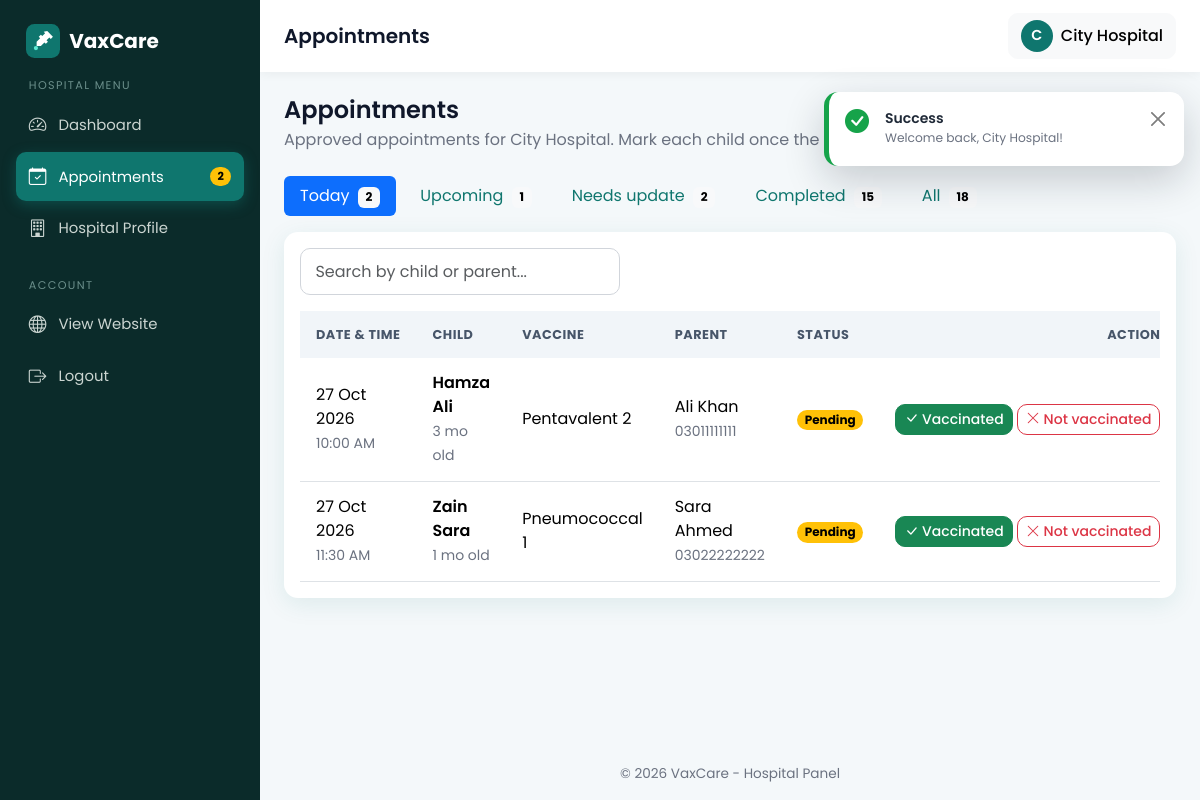
The page /hospital/appointments.php (signed in) on the database its author committed.
### tables this page shows
CREATE TABLE hospitals (
  id INT AUTO_INCREMENT PRIMARY KEY,
  user_id INT NULL,                          
  hospital_name VARCHAR(150) NOT NULL,
  address VARCHAR(255) NOT NULL,
  location VARCHAR(100) NOT NULL,            
  phone VARCHAR(20),
  license_no VARCHAR(60) NULL,                       
  created_at TIMESTAMP DEFAULT CURRENT_TIMESTAMP,
  FOREIGN KEY (user_id) REFERENCES users(id) ON DELETE SET NULL
);

CREATE TABLE bookings (
  id INT AUTO_INCREMENT PRIMARY KEY,
  child_id INT NOT NULL,
  parent_id INT NOT NULL,
  hospital_id INT NOT NULL,
  vaccine_id INT NOT NULL,
  appointment_date DATE NOT NULL,
  appointment_time TIME NOT NULL,
  approval_status ENUM('pending','approved','rejected') NOT NULL DEFAULT 'pending',
  vaccination_status ENUM('pending','vaccinated','not_vaccinated') NOT NULL DEFAULT 'pending',
  created_at TIMESTAMP DEFAULT CURRENT_TIMESTAMP,
  FOREIGN KEY (child_id)    REFERENCES children(id)  ON DELETE CASCADE,
  FOREIGN KEY (parent_id)   REFERENCES users(id)     ON DELETE CASCADE,
  FOREIGN KEY (hospital_id) REFERENCES hospitals(id) ON DELETE CASCADE,
  FOREIGN KEY (vaccine_id)  REFERENCES vaccines(id)  ON DELETE CASCADE
);

CREATE TABLE children (
  id INT AUTO_INCREMENT PRIMARY KEY,
  parent_id INT NOT NULL,
  name VARCHAR(100) NOT NULL,
  dob DATE NOT NULL,
  gender ENUM('male','female') NOT NULL,
  blood_group VARCHAR(5),
  created_at TIMESTAMP DEFAULT CURRENT_TIMESTAMP,
  FOREIGN KEY (parent_id) REFERENCES users(id) ON DELETE CASCADE
);

CREATE TABLE vaccines (
  id INT AUTO_INCREMENT PRIMARY KEY,
  vaccine_name VARCHAR(120) NOT NULL,
  description VARCHAR(255),
  recommended_age VARCHAR(50),               
  recommended_age_days INT NOT NULL DEFAULT 0,
  availability ENUM('available','unavailable') NOT NULL DEFAULT 'available'
);

CREATE TABLE users (
  id INT AUTO_INCREMENT PRIMARY KEY,
  name VARCHAR(100) NOT NULL,
  email VARCHAR(120) NOT NULL UNIQUE,
  password VARCHAR(255) NOT NULL,           
  phone VARCHAR(20),
  role ENUM('admin','parent','hospital') NOT NULL,
  status ENUM('active','pending','disabled') NOT NULL DEFAULT 'active',   
  failed_logins INT NOT NULL DEFAULT 0,                                   
  locked_until DATETIME NULL,                                             
  city VARCHAR(80) NULL,                                                  
  address VARCHAR(255) NULL,                                              
  created_at TIMESTAMP DEFAULT CURRENT_TIMESTAMP
);

### hospital/appointments.php (the view, shortened to what this page needs)
<?php
require_once __DIR__ . '/../config/db.php';
$hospital = require_hospital($pdo);
$hid      = (int)$hospital['id'];
$today    = date('Y-m-d');
$views = [
    'today'     => 'Today',
    'upcoming'  => 'Upcoming',
    'update'    => 'Needs update',
    'completed' => 'Completed',
    'all'       => 'All',
];
$view = array_key_exists($_GET['view'] ?? '', $views) ? $_GET['view'] : 'today';
$stmt = $pdo->prepare(
    "SELECT COALESCE(SUM(b.appointment_date = ?), 0)                                        AS today,
            COALESCE(SUM(b.appointment_date > ?  AND b.vaccination_status = 'pending'), 0)  AS upcoming,
            COALESCE(SUM(b.appointment_date <= ? AND b.vaccination_status = 'pending'), 0)  AS needs_update,
            COALESCE(SUM(b.vaccination_status <> 'pending'), 0)                             AS completed,
            COUNT(*)                                                                        AS total
     FROM bookings b
     WHERE b.hospital_id = ? AND b.approval_status = 'approved'"
);
$stmt->execute([$today, $today, $today, $hid]);
$c = $stmt->fetch();
$counts = ['today' => $c['today'], 'upcoming' => $c['upcoming'], 'update' => $c['needs_update'],
           'completed' => $c['completed'], 'all' => $c['total']];
$sql = "SELECT b.id, b.appointment_date, b.appointment_time, b.vaccination_status,
               c.name AS child_name, c.dob, v.vaccine_name, u.name AS parent_name, u.phone AS parent_phone
        FROM bookings b
        JOIN children c ON c.id = b.child_id
        JOIN vaccines v ON v.id = b.vaccine_id
        JOIN users    u ON u.id = b.parent_id
        WHERE b.hospital_id = ? AND b.approval_status = 'approved'";
$params = [$hid];
$order  = ' ORDER BY b.appointment_date ASC, b.appointment_time ASC';
if ($view === 'today') {
    $sql .= ' AND b.appointment_date = ?';                                       $params[] = $today;
} elseif ($view === 'upcoming') {
    $sql .= " AND b.appointment_date > ? AND b.vaccination_status = 'pending'";  $params[] = $today;
} elseif ($view === 'update') {
    $sql .= " AND b.appointment_date <= ? AND b.vaccination_status = 'pending'"; $params[] = $today;
} elseif ($view === 'completed') {
    $sql  .= " AND b.vaccination_status <> 'pending'";
    $order = ' ORDER BY b.appointment_date DESC, b.appointment_time DESC';
} else {
    $order = ' ORDER BY b.appointment_date DESC, b.appointment_time DESC';
}
$stmt = $pdo->prepare($sql . $order);
$stmt->execute($params);
$appointments = $stmt->fetchAll();
require_once __DIR__ . '/../includes/hospital_header.php';
?>
<div class="mb-4">
  <h4 class="mb-1">Appointments</h4>
  <p class="text-muted mb-0">Approved appointments for <?= e($hospital['hospital_name']) ?>. Mark each child once the vaccine is given.</p>
</div>
<ul class="nav nav-pills mb-3 gap-2">
  <?php foreach ($views as $key => $label): ?>
    <li class="nav-item">
      <a class="nav-link <?= $view === $key ? 'active' : '' ?>" href="?view=<?= $key ?>">
        <?= $label ?> <span class="badge text-bg-light ms-1"><?= (int)$counts[$key] ?></span>
      </a>
    </li>
  <?php endforeach; ?>
</ul>
<div class="card">
  <div class="card-body">
    <input type="search" class="form-control mb-3" style="max-width: 320px;"
           placeholder="Search by child or parent..." data-table-search="#apptTable">
    <div class="table-responsive">
      <table class="table table-hover table-stack mb-0" id="apptTable">
        <thead>
          <tr><th>Date &amp; Time</th><th>Child</th><th>Vaccine</th><th>Parent</th><th>Status</th><th class="text-end">Action</th></tr>
        </thead>
        <tbody>
          <?php foreach ($appointments as $a): ?>
            <tr>
              <td data-label="Date &amp; Time">
                <div><?= format_date($a['appointment_date']) ?></div>
                <small class="text-muted"><?= date('h:i A', strtotime($a['appointment_time'])) ?></small>
              </td>
              <td data-label="Child">
                <div class="fw-semibold"><?= e($a['child_name']) ?></div>
                <small class="text-muted"><?= e(child_age($a['dob'])) ?> old</small>
              </td>
              <td data-label="Vaccine"><?= e($a['vaccine_name']) ?></td>
              <td data-label="Parent">
                <div><?= e($a['parent_name']) ?></div>
                <small class="text-muted"><?= e($a['parent_phone']) ?></small>
              </td>
              <td data-label="Status"><?= status_badge($a['vaccination_status']) ?></td>
              <td class="text-end text-nowrap">
                <?php if ($a['vaccination_status'] !== 'pending'): ?>
                  <small class="text-muted"><i class="bi bi-lock me-1"></i>Recorded</small>
                <?php elseif ($a['appointment_date'] > $today): ?>
                  <small class="text-muted">Opens on appointment day</small>
                <?php else: ?>
                  <form method="post" action="<?= BASE_URL ?>/hospital/update_status.php" class="d-inline">
                    <button type="submit" class="btn btn-sm btn-success"
                            data-confirm="Mark <?= e($a['child_name']) ?> as VACCINATED? This cannot be undone.">
                      <i class="bi bi-check-lg"></i> Vaccinated
                    </button>
                  </form>
                  <form method="post" action="<?= BASE_URL ?>/hospital/update_status.php" class="d-inline">
                    <button type="submit" class="btn btn-sm btn-outline-danger"
                            data-confirm="Mark <?= e($a['child_name']) ?> as NOT vaccinated? This cannot be undone.">
                      <i class="bi bi-x-lg"></i> Not vaccinated
                    </button>
                  </form>
                <?php endif; ?>
              </td>
            </tr>
          <?php endforeach; ?>
        </tbody>
      </table>
    </div>
  </div>
</div>
<?php require_once __DIR__ . '/../includes/hospital_footer.php'; ?>

### includes/functions.php (shortened to what this page needs)
<?php
function e($text)
{
    return htmlspecialchars((string)$text, ENT_QUOTES, 'UTF-8');
}
function format_date($date)
{
    return $date ? date('d M Y', strtotime($date)) : '-';
}
function status_badge($status)
{
    $map = [
        'pending'        => ['warning', 'Pending'],
        'approved'       => ['success', 'Approved'],
        'rejected'       => ['danger',  'Rejected'],
        'vaccinated'     => ['success', 'Vaccinated'],
        'not_vaccinated' => ['secondary', 'Not Vaccinated'],
        'available'      => ['success', 'Available'],
        'unavailable'    => ['danger',  'Unavailable'],
        'active'         => ['success', 'Active'],
        'disabled'       => ['danger',  'Disabled'],
        'verified'       => ['success', 'Verified'],
    ];
    [$color, $label] = $map[$status] ?? ['secondary', ucfirst($status)];
    return '<span class="badge rounded-pill text-bg-' . $color . '">' . $label . '</span>';
}
function asset($path)
{
    $path = ltrim($path, '/');
    $file = __DIR__ . '/../assets/' . $path;
    $version = file_exists($file) ? filemtime($file) : time();
    return BASE_URL . '/assets/' . $path . '?v=' . $version;
}
function child_age($dob)
{
    $diff = (new DateTime($dob))->diff(new DateTime('today'));
    if ($diff->m >= 1) return $diff->m . ' mo';
    return $diff->d . ' days';
}
function require_hospital(PDO $pdo)
{
    $stmt = $pdo->prepare('SELECT * FROM hospitals WHERE user_id = ?');
    $stmt->execute([$_SESSION['user_id']]);
    $hospital = $stmt->fetch();
    return $hospital;
}
function vendor($local, $cdn)
{
    $file = __DIR__ . '/../assets/vendor/' . $local;
    return is_file($file) ? BASE_URL . '/assets/vendor/' . $local : $cdn;
}
function head_assets()
{
    echo '<link href="' . vendor('bootstrap/bootstrap.min.css', 'https://cdn.jsdelivr.net/npm/bootstrap@5.3.3/dist/css/bootstrap.min.css') . '" rel="stylesheet">' . "\n  ";
    echo '<link href="' . vendor('bootstrap-icons/bootstrap-icons.css', 'https://cdn.jsdelivr.net/npm/bootstrap-icons@1.11.3/font/bootstrap-icons.css') . '" rel="stylesheet">' . "\n  ";
    echo '<link href="' . asset('css/style.css') . '" rel="stylesheet">' . "\n";
}
function render_flash($flash)
{
    $types = [
        'success' => ['bi-check-circle-fill',         'Success'],
        'danger'  => ['bi-x-octagon-fill',            'Error'],
        'warning' => ['bi-exclamation-triangle-fill', 'Attention'],
        'info'    => ['bi-info-circle-fill',          'Info'],
    ];
    $type = isset($types[$flash['type']]) ? $flash['type'] : 'info';
    [$icon, $title] = $types[$type];
    return '<div class="toast-container toast-pos position-fixed end-0 p-3">'
         . '<div class="toast toast-vax toast-' . $type . '" role="alert" aria-live="assertive" aria-atomic="true">'
         .   '<div class="d-flex align-items-start gap-3 p-3">'
         .     '<i class="bi ' . $icon . ' toast-ico"></i>'
         .     '<div class="flex-fill"><div class="fw-semibold">' . $title . '</div>'
         .     '<div class="small text-muted">' . e($flash['message']) . '</div></div>'
         .     '<button type="button" class="btn-close" data-bs-dismiss="toast" aria-label="Close"></button>'
         .   '</div>'
         .   '<div class="bar"></div>'
         . '</div></div>';
}

### assets/css/style.css (style rules this page uses)
:root { --brand: #0f766e; --brand-dark: #115e59; --brand-light: #ccfbf1; --accent: #2563eb; --bg: #f4f8fa; --text: #1f2937; --muted: #6b7280; --radius: 14px; --shadow: 0 6px 24px rgba(15, 118, 110, 0.10); --bs-primary: #0f766e; --bs-primary-rgb: 15, 118, 110; --bs-link-color: #0f766e; --bs-link-hover-color: #115e59; --bs-body-font-family: 'Poppins', system-ui, sans-serif; --bs-body-color: var(--text); }
html { scroll-behavior: smooth; }
body { font-family: 'Poppins', system-ui, sans-serif; background: var(--bg); color: var(--text); min-height: 100vh; display: flex; flex-direction: column; }
h1, h2, h3, h4, h5, h6 { font-weight: 600; color: #0f172a; }
.text-muted { color: var(--muted) !important; }
.btn { border-radius: 10px; font-weight: 500; transition: all .2s ease; }
.card { border: 0; border-radius: var(--radius); box-shadow: var(--shadow); }
.form-control, .form-select { border-radius: 10px; padding: .65rem .9rem; border: 1px solid #d1d5db; }
.table thead th { background: #f1f5f9; font-size: .8rem; text-transform: uppercase; letter-spacing: .04em; color: #475569; border-bottom: 0; white-space: nowrap; }
.table > :not(caption) > * > * { padding: .85rem 1rem; vertical-align: middle; }
body.admin-body { display: block; background: var(--bg); }
:root { --bs-primary-bg-subtle: #ccfbf1; --bs-primary-text-emphasis: #0f766e; }
html { scroll-padding-top: 80px; }
.toast-pos { top: 76px; z-index: 1100; }
.toast-vax { width: 360px; max-width: calc(100vw - 2rem); border: 0; border-radius: 14px; background: #fff; box-shadow: 0 14px 40px rgba(15,23,42,.20); overflow: hidden; border-left: 5px solid var(--tc, #0f766e); }
.toast-vax .toast-ico { font-size: 1.5rem; color: var(--tc, #0f766e); line-height: 1.2; }
.toast-success { --tc: #16a34a; }

### rows shown on the page
hospitals: hospital_name "City Hospital"
bookings: appointment_date "27 Oct 2026", appointment_time "10:00 AM", child.name "Hamza Ali", child.dob "3 mo", vaccine.vaccine_name "Pentavalent 2", parent.name "Ali Khan", parent.phone "03011111111"
bookings: appointment_date "27 Oct 2026", appointment_time "11:30 AM", child.name "Zain Sara", child.dob "1 mo", vaccine.vaccine_name "Pneumococcal 1", parent.name "Sara Ahmed", parent.phone "03022222222"

### other values the page prints
APP_NAME "VaxCare"
$label "Dashboard"
$label "Appointments"
$needsUpdate "2"
$label "Hospital Profile"
$pageTitle "Appointments"
mb_strtoupper(mb_substr($_SESSION['name'] ?? 'H', 0, 1)) "C"
$_SESSION['name'] "City Hospital"
$title "Success"
$flash['message'] "Welcome back, City Hospital!"
$label "Today"
$counts[$key] "2"
$label "Upcoming"
$counts[$key] "1"
$label "Needs update"
